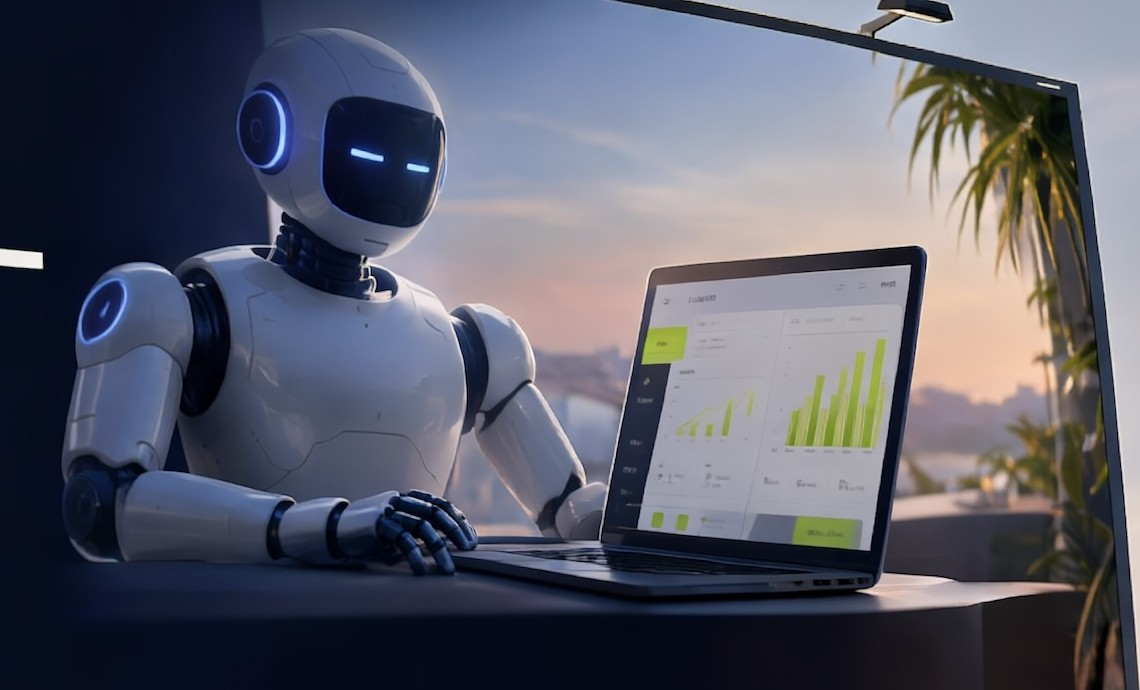
#> input picture assets/shoppilot_robot.jpg, 1140 x 690 px
$ python -i reels.py   (imports and definitions only)
#> lines starting #> are read from the running program, lines starting #| are printed output that depends on the picture
import subprocess
import numpy as np
from PIL import Image, ImageFilter
from imageio_ffmpeg import get_ffmpeg_exe

W, H = 1080, 1920


def _frame_at(card, bg, t, kind, duration):
    if kind == "wide_in":
        k = 1.0 + 0.08 * (t / max(duration, 0.01))
        dx = 0
    elif kind == "detail":
        k = 1.35 + 0.05 * (t / max(duration, 0.01))
        dx = 0
    elif kind == "wide_out":
        k = 1.05
        dx = int(40 * np.sin(t * 1.2))
    else:
        k = 1.05
        dx = 0

    w, h = int(card.width * k), int(card.height * k)
    x = (W - w) // 2 + dx
    y = (H - h) // 2

    # Scale only the part of the card that is visible in the frame instead of the
    # whole enlarged card. The pixel grid is identical to resizing everything and
    # cropping afterwards, so the picture is the same but renders much faster.
    vx0, vy0 = max(x, 0), max(y, 0)
    vx1, vy1 = min(x + w, W), min(y + h, H)
    frame = bg.copy()
    if vx1 > vx0 and vy1 > vy0:
        box = (
            (vx0 - x) * card.width / w,
            (vy0 - y) * card.height / h,
            (vx1 - x) * card.width / w,
            (vy1 - y) * card.height / h,
        )
        part = card.resize((vx1 - vx0, vy1 - vy0), Image.Resampling.LANCZOS, box=box)
        frame.paste(part, (vx0, vy0))
    return np.asarray(frame, dtype=np.uint8)


def make_reel(card_path, out_path, duration=8, music_path=None, caption=None):
#> called with card_path = 'assets/shoppilot_robot.jpg', out_path = 'out.png', duration = 8
    card = Image.open(card_path).convert("RGB")
#> card is the input picture: PIL image 1140x690 RGB; mean R, G, B 89.9, 92, 105.7

    s = max(W / card.width, H / card.height)
#> s = 2.78
    bg = card.resize((int(card.width * s) + 1, int(card.height * s) + 1), Image.Resampling.LANCZOS)
    x, y = (bg.width - W) // 2, (bg.height - H) // 2
#> x = 1046; y = 0
    bg = bg.crop((x, y, x + W, y + H)).filter(ImageFilter.GaussianBlur(45))
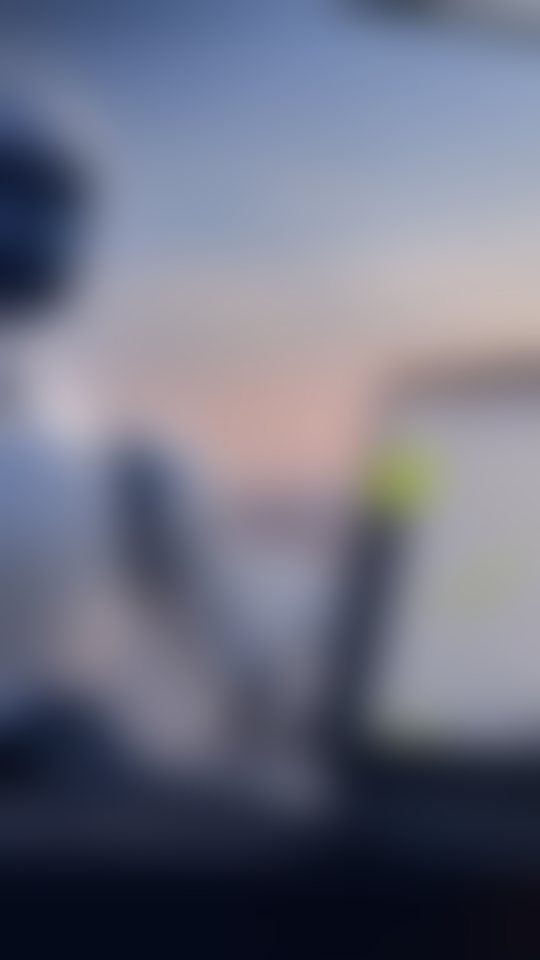
#> bg: PIL image 1080x1920 RGB (shown at 1/2 size); mean R, G, B 108.7, 111.5, 128.7

    fg = card.resize((W, max(1, int(card.height * W / card.width))), Image.Resampling.LANCZOS)

    scenes = [("wide_in", 0.35), ("detail", 0.35), ("wide_out", 0.30)]
    bounds = []
    acc = 0.0
    for name, frac in scenes:
        bounds.append((name, acc, acc + frac))
        acc += frac

    fps = 30
    total_frames = max(1, int(round(duration * fps)))
#> (the run stopped early here; a loop or call above may not have finished)
